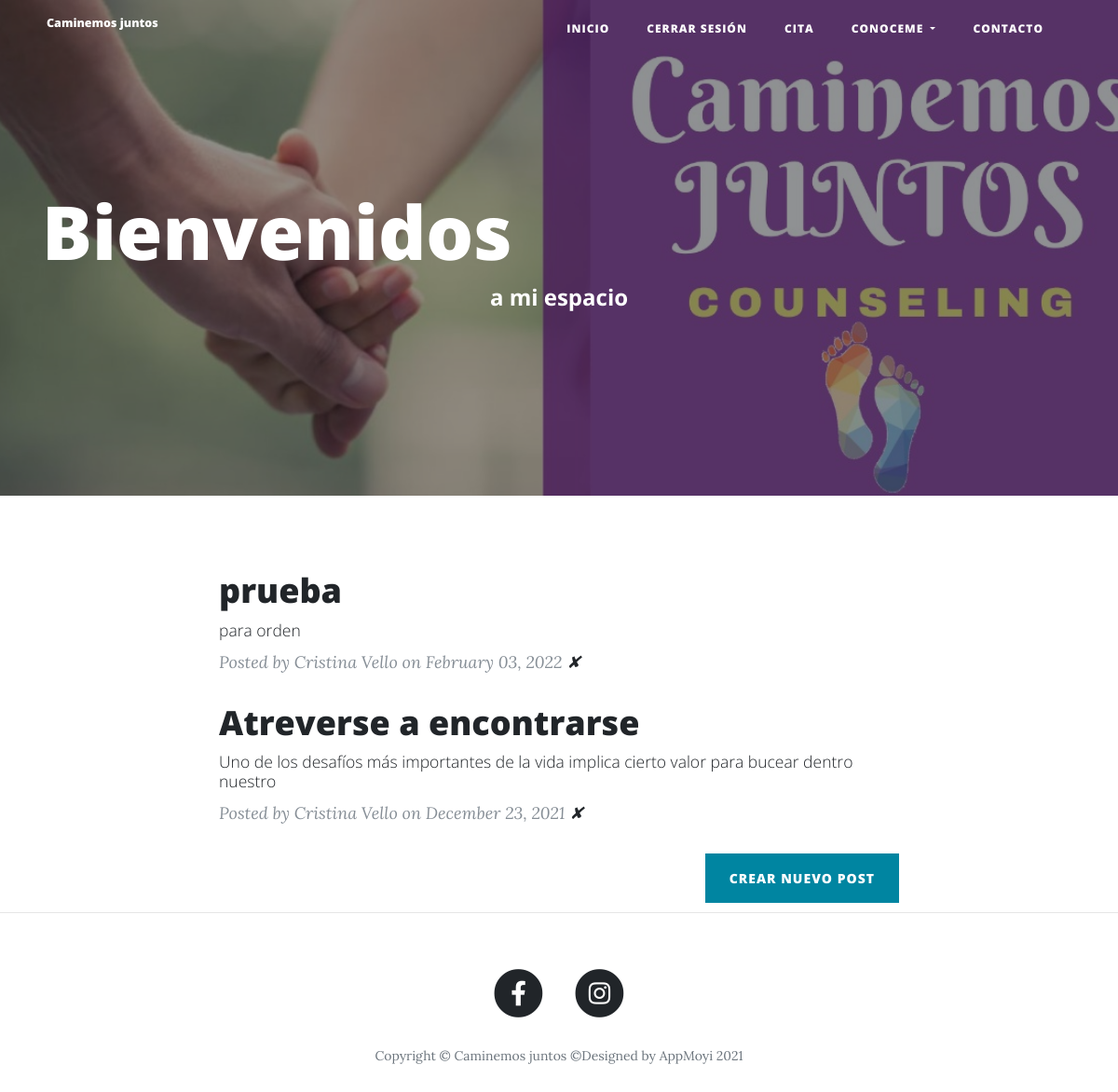
The page / (signed in) on the database its author committed.
### main.py (models this page shows)
class BlogPost(db.Model):
    __tablename__ = "blog_posts"
    id = db.Column(db.Integer, primary_key=True)
    author_id = db.Column(db.Integer, db.ForeignKey("users.id"))
    author = relationship("User", back_populates="posts")
    title = db.Column(db.String(250), unique=True, nullable=False)
    subtitle = db.Column(db.String(250), nullable=False)
    date = db.Column(db.String(250), nullable=False)
    body = db.Column(db.Text, nullable=False)
    img_url = db.Column(db.String(400), nullable=False)
    comments = relationship("Comment", back_populates="parent_post")

class User(UserMixin, db.Model):
    __tablename__ = "users"
    id = db.Column(db.Integer, primary_key=True)
    email = db.Column(db.String(100), unique=True)
    password = db.Column(db.String(100))
    name = db.Column(db.String(100))
    posts = relationship("BlogPost", back_populates="author")
    comments = relationship("Comment", back_populates="comment_author")

### main.py (the view)
@app.route('/')
def get_all_posts():
    posts = BlogPost.query.order_by(desc(BlogPost.date))
    return render_template("index.html", all_posts=posts, current_user=current_user)

### main.py (called while the page is built)
@app.before_request
def before_request():
    session.permanent = True
    app.permanent_session_lifetime = timedelta(minutes=30)

@login_manager.user_loader
def load_user(user_id):
    return User.query.get(int(user_id))

### templates/index.html
{% include "header.html" %}
  <header class="masthead" style="background-image: url('../static/img/caminemosjuntos.jpeg')">
    <link href="{{ url_for('static', filename='css/about.css')}}" rel="stylesheet">
    <div class="overlay"></div>
    <div class="container">
      <div class="row">
        <div class="col-lg-12 col-md-10 mx-auto">
          <div class="site-heading">
            <h1 class="text-left">Bienvenidos</h1>
            <span class="subheading text-center" style="font-weight:bold">
             a mi espacio</span>
          </div>
        </div>
      </div>
    </div>
  </header>
  <div class="container">
    <div class="row">
      <div class="col-lg-8 col-md-10 mx-auto">
        {% for post in all_posts %}
        <div class="post-preview">
          <a href="{{ url_for('show_post', post_id=post.id) }}">
            <h2 class="post-title">
              {{post.title}}
            </h2>
            <h3 class="post-subtitle">
              {{post.subtitle}}
            </h3>
          </a>
          <p class="post-meta">Posted by
            {{post.author.name}}
            on {{post.date}}
            {% if current_user.id == 1: %}
            <a href="{{url_for('delete_post', post_id=post.id) }}">✘</a>
            {% endif %}
          </p>
        </div>
        {% endfor %}
        {% if current_user.id == 1: %}
        <div class="clearfix">
          <a class="btn btn-primary float-right" href="{{url_for('add_new_post')}}">Crear nuevo Post</a>
        </div>
        {% endif %}
      </div>
    </div>
  </div>
  <hr>
{% include "footer.html" %}

### rows shown on the page
BlogPost: title "prueba", subtitle "para orden", author.name "Cristina Vello", date "February 03, 2022"
BlogPost: title "Atreverse a encontrarse", subtitle "Uno de los desafíos más importantes de la vida implica cierto valor para bucear dentro nuestro", author.name "Cristina Vello", date "December 23, 2021"
